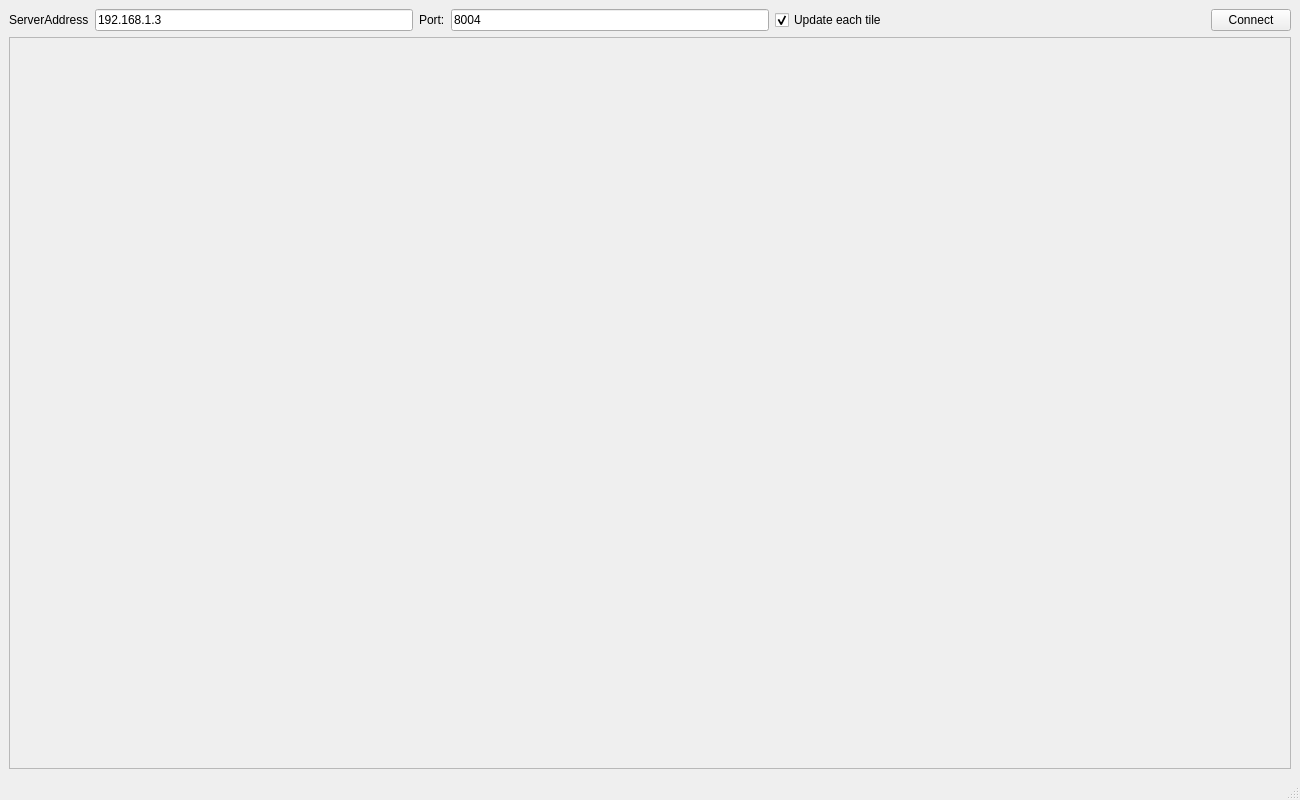
<?xml version="1.0" encoding="UTF-8"?>
<ui version="4.0">
 <class>ExRenderClientGui</class>
 <widget class="QMainWindow" name="ExRenderClientGui">
  <property name="geometry">
   <rect>
    <x>0</x>
    <y>0</y>
    <width>1300</width>
    <height>800</height>
   </rect>
  </property>
  <property name="windowTitle">
   <string>MainWindow</string>
  </property>
  <widget class="QWidget" name="centralwidget">
   <layout class="QVBoxLayout" name="verticalLayout">
    <item>
     <layout class="QHBoxLayout" name="horizontalLayout">
      <item>
       <widget class="QLabel" name="ipAddressLabel">
        <property name="text">
         <string>ServerAddress</string>
        </property>
       </widget>
      </item>
      <item>
       <widget class="QLineEdit" name="ipAddressEdit">
        <property name="text">
         <string>192.168.1.3</string>
        </property>
        <property name="placeholderText">
         <string>255.255.255.255</string>
        </property>
       </widget>
      </item>
      <item>
       <widget class="QLabel" name="tcpPortLabel">
        <property name="text">
         <string>Port:</string>
        </property>
       </widget>
      </item>
      <item>
       <widget class="QLineEdit" name="tcpPortEdit">
        <property name="text">
         <string>8004</string>
        </property>
       </widget>
      </item>
      <item>
       <widget class="QCheckBox" name="updateEachTileCheck">
        <property name="text">
         <string>Update each tile</string>
        </property>
        <property name="checked">
         <bool>true</bool>
        </property>
       </widget>
      </item>
      <item>
       <spacer name="horizontalSpacer">
        <property name="orientation">
         <enum>Qt::Horizontal</enum>
        </property>
        <property name="sizeHint" stdset="0">
         <size>
          <width>40</width>
          <height>20</height>
         </size>
        </property>
       </spacer>
      </item>
      <item>
       <widget class="QPushButton" name="connectButton">
        <property name="text">
         <string>Connect</string>
        </property>
        <property name="checkable">
         <bool>true</bool>
        </property>
       </widget>
      </item>
     </layout>
    </item>
    <item>
     <widget class="QScrollArea" name="viewScrollArea">
      <property name="minimumSize">
       <size>
        <width>1000</width>
        <height>580</height>
       </size>
      </property>
      <property name="widgetResizable">
       <bool>true</bool>
      </property>
      <property name="alignment">
       <set>Qt::AlignCenter</set>
      </property>
      <widget class="QWidget" name="scrollAreaWidgetContents">
       <property name="geometry">
        <rect>
         <x>0</x>
         <y>0</y>
         <width>1280</width>
         <height>723</height>
        </rect>
       </property>
      </widget>
     </widget>
    </item>
   </layout>
  </widget>
  <widget class="QStatusBar" name="statusbar"/>
 </widget>
 <resources/>
 <connections/>
</ui>
